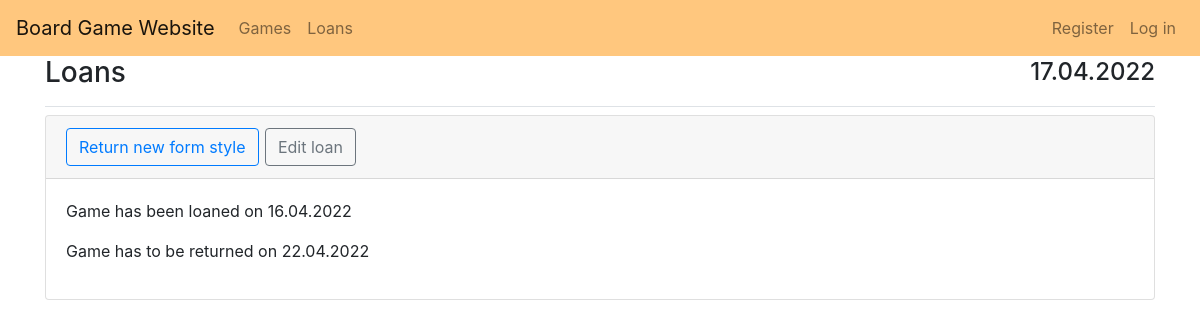
Screenshot of /loans/ with the database file from the repository.
### board_games/models.py (models this page shows)
class GameLoan(models.Model):
    game = models.ForeignKey(BoardGame, on_delete=models.CASCADE)
    owner = models.ForeignKey(User, on_delete=models.CASCADE)
    date_loaned = models.DateTimeField(auto_now_add=True)
    return_date = models.DateTimeField()
    returned = models.BooleanField(default=False)

class BoardGame(models.Model):
    game = models.CharField(max_length=100)
    genre = models.CharField(max_length=200)
    year_published = models.IntegerField()
    owner = models.ForeignKey(User, on_delete=models.CASCADE)
    loaned = models.BooleanField(default=False)
    def __str__(self):
        return self.game

### board_games/views.py (the view)
# urls.py: path("loans/", views.loans, name="loans"),
def loans(request):
    loans = GameLoan.objects.filter(returned=False)
    context = {"loans": loans}
    return render(request, "board_games/loans.html", context)

### board_games/templates/board_games/loans.html (shortened to what this page needs)
{% extends 'board_games/base.html' %}
{% block page_header %}
<div class="d-flex justify-content-between align-items-center">
    <h3>Loans</h3>
    <h4>{% now "d.m.Y" %}</h4>
</div>
{% endblock page_header %}
{% block content %}
    {% for loan in loans %}
    <div class="card mb-3">
        <h4 class="card-header">
            <small><a class="btn btn-outline-primary" href={% url 'board_games:return_game' loan.id %}>Return {{loan.game}}</a></small>
            <small><a class="btn btn-outline-secondary" href={% url 'board_games:edit_loan' loan.id %}>Edit loan</a></small>
        </h4>
        <div class="card-body">
        <p> Game has been loaned on {{ loan.date_loaned|date:'d.m.Y' }}</p>
        <p> Game has to be returned on {{ loan.return_date|date:'d.m.Y' }}</p>
        </div>
    </div>
    {% empty %}
    <div>No loans</div>
    {% endfor %}
{% endblock content %}

### rows the page displays
GameLoan: game "new form style", date_loaned "16.04.2022", return_date "22.04.2022"
